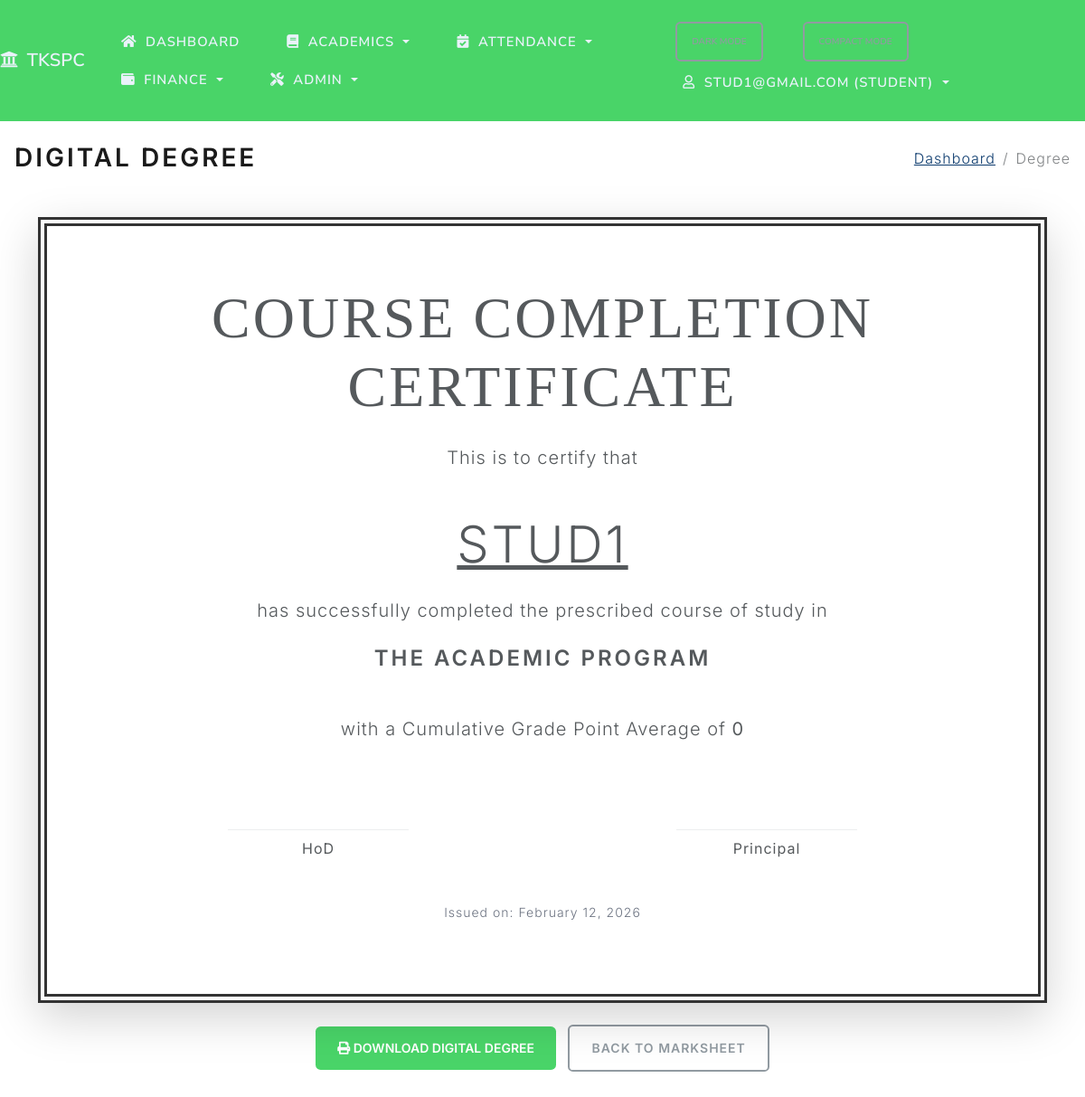
/students/1/degree (signed in), run on the app's committed database.
### project/models.py (models this page shows)
class Student(db.Model):
    id = db.Column(db.Integer, primary_key=True)
    name = db.Column(db.String(100), nullable=False)
    email = db.Column(db.String(120), unique=True, nullable=False)
    phone = db.Column(db.String(20), nullable=False)
    registration_number = db.Column(db.String(50), unique=True)
    roll_number = db.Column(db.String(50), unique=True)
    address = db.Column(db.Text)
    date_of_birth = db.Column(db.Date)
    gender = db.Column(db.String(20))
    admission_date = db.Column(db.Date)
    department_id = db.Column(db.Integer, db.ForeignKey('department.id'))
    guardian_name = db.Column(db.String(100))
    guardian_phone = db.Column(db.String(20))
    guardian_email = db.Column(db.String(100))
    status = db.Column(db.String(20), default='active')
    tutor_id = db.Column(db.Integer, db.ForeignKey('teacher.id'))
    nationality = db.Column(db.String(50))
    blood_group = db.Column(db.String(10))
    religion = db.Column(db.String(50))
    community = db.Column(db.String(50))
    sslc_marks = db.Column(db.Integer)
    hsc_marks = db.Column(db.Integer)
    current_year = db.Column(db.Integer)
    semester_id = db.Column(db.Integer, db.ForeignKey('semester.id'))
    section = db.Column(db.String(10))
    father_name = db.Column(db.String(100))
    mother_name = db.Column(db.String(100))
    emergency_contact_name = db.Column(db.String(100))
    emergency_contact_phone = db.Column(db.String(20))
    previous_school = db.Column(db.String(255))
    aadhar_no = db.Column(db.String(20))
    community_cert_no = db.Column(db.String(50))
    annual_income = db.Column(db.Float)
    income_cert_no = db.Column(db.String(50))
    temp_password = db.Column(db.String(100))
    courses = db.relationship('Course', secondary=enrollments, backref='students', lazy=True)
    attendances = db.relationship('Attendance', backref='student', lazy=True, cascade="all, delete-orphan")
    grades = db.relationship('Grade', backref='student', lazy=True, cascade="all, delete-orphan")
    fee_accounts = db.relationship('FeeAccount', backref='student', lazy=True, cascade="all, delete-orphan")
    invoices = db.relationship('Invoice', backref='student', lazy=True, cascade="all, delete-orphan")
    payments = db.relationship('FeePayment', backref='student', lazy=True, cascade="all, delete-orphan")
    parent_links = db.relationship('ParentStudentLink', backref='student', lazy=True, cascade="all, delete-orphan")

### project/routes.py (the view)
@app.route("/students/<int:student_id>/degree")
@login_required
def degree_certificate(student_id):
    student = Student.query.get_or_404(student_id)
    role = session.get('role')
    user_email = session.get('user')
    if role == 'student' and student.email != user_email:
        flash('Unauthorized.', 'danger')
        return redirect(url_for('dashboard'))
    grades = Grade.query.filter_by(student_id=student_id).all()
    total_points = 0
    total_credits = 0
    for g in grades:
        if g.exam_id is None and g.course and g.course.credits:
            total_points += (g.points or 0) * g.course.credits
            total_credits += g.course.credits
    cgpa = total_points / total_credits if total_credits > 0 else 0
    return render_template('degree.html', student=student, cgpa=round(cgpa, 2), today=datetime.utcnow(), title='Digital Degree')

### project/routes.py (called while the page is built)
def login_required(fn):
    @wraps(fn)
    def wrapper(*args, **kwargs):
        if not session.get('logged_in'):
            flash('Please log in to access this page.', 'warning')
            return redirect(url_for('login', next=request.path))
        return fn(*args, **kwargs)
    return wrapper

### project/templates/degree.html (shortened to what this page needs)
{% extends "base.html" %}
{% block page_title %}<h2 class="mb-0">{{ title }}</h2>{% endblock %}
{% block breadcrumbs %}
  <li class="breadcrumb-item"><a href="{{ url_for('dashboard') }}">Dashboard</a></li>
  <li class="breadcrumb-item active" aria-current="page">Degree</li>
{% endblock %}
{% block content %}
<div class="container mt-5 mb-5">
    <div class="card shadow-lg border-0 degree-print text-center p-5" style="border: 10px double #333 !important;">
        <div class="card-body">
            <h1 class="display-3 mb-4" style="font-family: 'Times New Roman', Times, serif;">COURSE COMPLETION CERTIFICATE</h1>
            <p class="lead mb-5">This is to certify that</p>
            <h2 class="display-4 mb-4" style="text-decoration: underline;">{{ student.name }}</h2>
            <p class="lead mb-4">has successfully completed the prescribed course of study in</p>
            <h3 class="mb-5">{{ student.program or 'the Academic Program' }}</h3>
            <p class="lead mb-5">with a Cumulative Grade Point Average of <strong>{{ cgpa }}</strong></p>
            <div class="row mt-5 pt-5">
                <div class="col-6">
                    <div class="border-top pt-2 d-inline-block" style="width: 200px;">
                        <strong>HoD</strong>
                    </div>
                </div>
                <div class="col-6">
                    <div class="border-top pt-2 d-inline-block" style="width: 200px;">
                        <strong>Principal</strong>
                    </div>
                </div>
            </div>
            <p class="mt-5 text-muted small">Issued on: {{ today.strftime('%B %d, %Y') }}</p>
        </div>
    </div>
    <div class="text-center mt-4 no-print">
        <button onclick="window.print();" class="btn btn-primary">
            <i class="fas fa-print"></i> Download Digital Degree
        </button>
        <a href="{{ url_for('marksheet', student_id=student.id) }}" class="btn btn-outline-secondary ms-2">Back to Marksheet</a>
    </div>
</div>
{% endblock %}

### project/templates/base.html (shortened to what this page needs)
<!DOCTYPE html>
<html>
<head>
    <link rel="stylesheet" href="https://cdn.jsdelivr.net/npm/bootswatch@5.3.2/dist/lux/bootstrap.min.css">
    <link rel="stylesheet" href="https://cdnjs.cloudflare.com/ajax/libs/font-awesome/5.15.4/css/all.min.css">
    <link rel="stylesheet" href="{{ url_for('static', filename='css/app.css') }}">
</head>
<body class="loading">
    <nav class="navbar navbar-expand-lg navbar-dark bg-tkspc sticky-top">
        <a class="navbar-brand" href="{{ url_for('students') }}"><i class="fas fa-university me-1"></i> TKSPC</a>
        <div class="collapse navbar-collapse" id="navMain">
            <ul class="navbar-nav me-auto">
                {% if session.get('logged_in') %}
                <li class="nav-item {% if request.endpoint == 'dashboard' %}active{% endif %}">
                    <a class="nav-link" href="{{ url_for('dashboard') }}" aria-label="Dashboard" data-bs-toggle="tooltip" data-bs-placement="bottom" title="Dashboard"><i class="fas fa-home me-1"></i><span class="nav-label">Dashboard</span></a>
                </li>
                <li class="nav-item dropdown">
                    <a class="nav-link dropdown-toggle" href="#" id="navAcademics" role="button" data-bs-toggle="dropdown" aria-expanded="false"><i class="fas fa-book me-1"></i><span class="nav-label">Academics</span></a>
                </li>
                <li class="nav-item dropdown">
                    <a class="nav-link dropdown-toggle" href="#" id="navAttendance" role="button" data-bs-toggle="dropdown" aria-expanded="false"><i class="fas fa-calendar-check me-1"></i><span class="nav-label">Attendance</span></a>
                </li>
                <li class="nav-item dropdown">
                    <a class="nav-link dropdown-toggle" href="#" id="navFinance" role="button" data-bs-toggle="dropdown" aria-expanded="false"><i class="fas fa-wallet me-1"></i><span class="nav-label">Finance</span></a>
                </li>
                {% if session.get('role') != 'parent' %}
                <li class="nav-item dropdown">
                    <a class="nav-link dropdown-toggle" href="#" id="navAdmin" role="button" data-bs-toggle="dropdown" aria-expanded="false"><i class="fas fa-tools me-1"></i><span class="nav-label">Admin</span></a>
                </li>
                {% endif %}
                {% endif %}
            </ul>
            <ul class="navbar-nav ms-auto">
                <li class="nav-item">
                    <button id="themeToggle" class="btn btn-sm btn-outline-secondary me-2" type="button">Dark Mode</button>
                </li>
                <li class="nav-item">
                    <button id="compactToggle" class="btn btn-sm btn-outline-secondary me-2" type="button">Compact Mode</button>
                </li>
                {% if session.get('logged_in') %}
                <li class="nav-item dropdown">
                    <a class="nav-link dropdown-toggle" href="#" id="navAccount" role="button" data-bs-toggle="dropdown" aria-expanded="false"><i class="far fa-user me-1"></i>{{ session.get('user') }} ({{ session.get('role', 'staff') }})</a>
                </li>
                {% else %}
                <li class="nav-item {% if request.endpoint == 'login' %}active{% endif %}"><a class="nav-link" href="{{ url_for('login') }}"><i class="fas fa-sign-in-alt mr-1"></i>Login</a></li>
                {% endif %}
            </ul>
        </div>
    </nav>
    <div class="container-fluid mt-4 px-3">
        <div class="d-flex justify-content-between align-items-center mb-3 page-header">
            <div>
                {% block page_title %}{% endblock %}
            </div>
            <nav aria-label="breadcrumb">
                <ol class="breadcrumb mb-0">
                    {% block breadcrumbs %}{% endblock %}
                </ol>
            </nav>
        </div>
        <div id="toastContainer" class="toast-container position-fixed p-3" style="top: 1rem; right: 1rem; z-index: 1080;">
        </div>
        {% block content %}{% endblock %}
    </div>
  </body>
</html>

### project/static/css/app.css (style rules this page uses)
:root { --bg: #ffffff; --text: #1f2937; --muted: #6b7280; --card-bg: #ffffff; --card-shadow: 0 0.35rem 0.9rem rgba(0,0,0,0.08); --table-header-bg: #f8f9fa; --tkspc-primary: #49d468; --tkspc-secondary: #f39c12; --tkspc-accent: #1abc9c; --link: #0b3a6d; --link-hover: #072a4d; }
body { background-color: var(--bg); color: var(--text); }
.container-fluid { font-family: 'Inter', system-ui, -apple-system, Segoe UI, Roboto, Helvetica, Arial, 'Apple Color Emoji', 'Segoe UI Emoji'; }
.navbar-brand { font-weight: 600; letter-spacing: 0.2px; }
.navbar .nav-link { padding: 0.5rem 0.6rem; font-size: 0.92rem; }
.navbar .navbar-nav { gap: 0.25rem; }
.navbar .nav-link { display: inline-flex; align-items: center; gap: 0.35rem; }
.navbar-dark.bg-tkspc { background-color: var(--tkspc-primary) !important; }
.navbar-dark .navbar-brand, .navbar-dark .nav-link { color: #eaf2fb; }
a { color: var(--link); }
@media (min-width: 993px) { .navbar .navbar-nav { flex-wrap: wrap; } }
.card { box-shadow: var(--card-shadow); background-color: var(--card-bg); }
.btn { border-radius: 0.35rem; }
.btn-primary { background-color: var(--tkspc-primary); border-color: var(--tkspc-primary); }
.text-muted { color: var(--muted) !important; }
.breadcrumb { background: transparent; }
.breadcrumb .breadcrumb-item a { color: var(--link); }
.toast-container { pointer-events: none; }

### project/templates/degree.html (style rules this page uses)
.degree-print { background: #fff; min-height: 800px; display: flex; flex-direction: column; justify-content: center; }

### data on the page
Student: get "STUD1@GMAIL.COM", name "STUD1", strftime "February 12, 2026"

### other printed values
{{ session.get('role', 'staff') }} "STUDENT"
{{ title }} "DIGITAL DEGREE"
{{ student.program or 'the Academic Program' }} "THE ACADEMIC PROGRAM"
{{ cgpa }} "0"
